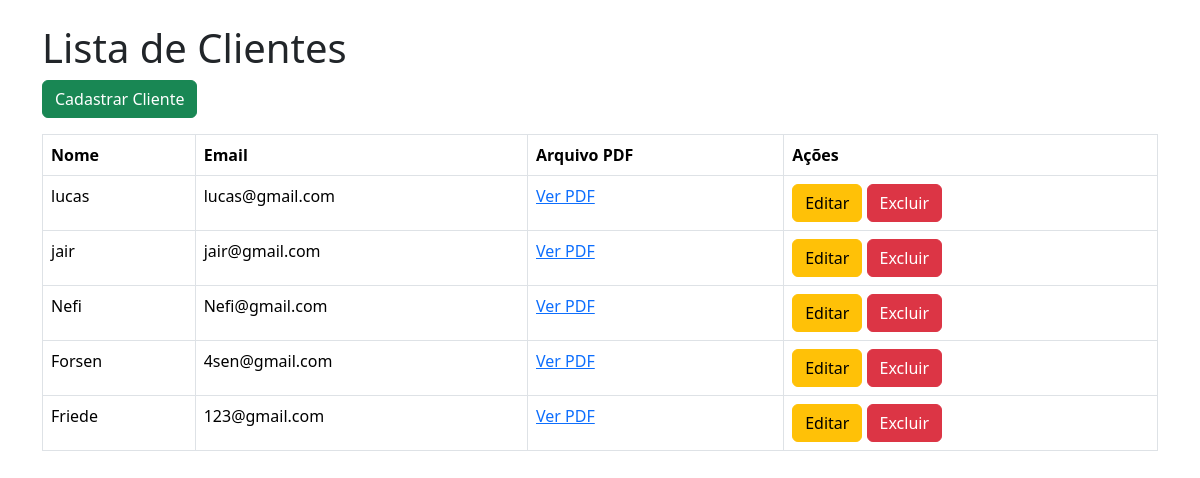
The page / on the database its author committed.
### tables this page shows
CREATE TABLE `clientes` (
  `id` int(11) NOT NULL,
  `nome` varchar(255) NOT NULL,
  `email` varchar(255) NOT NULL,
  `arquivo_pdf` varchar(255) NOT NULL
);

### index.php (the view, shortened to what this page needs)
<?php
include 'conexao.php';
$clientes = $conn->query("SELECT * FROM clientes")->fetchAll(PDO::FETCH_ASSOC);
?>
<!DOCTYPE html>
<html lang="pt-br">
<head>
    <link href="https://cdn.jsdelivr.net/npm/bootstrap@5.3.3/dist/css/bootstrap.min.css" rel="stylesheet">
</head>
<body>
    <div class="container">
        <h1 class="mt-4">Lista de Clientes</h1>
        <a href="cadastrar.php" class="btn btn-success mb-3">Cadastrar Cliente</a>
        <table class="table table-bordered">
            <thead>
                <tr>
                    <th>Nome</th>
                    <th>Email</th>
                    <th>Arquivo PDF</th>
                    <th>Ações</th>
                </tr>
            </thead>
            <tbody>
                <?php foreach ($clientes as $cliente): ?>
                    <tr>
                        <td><?= htmlspecialchars($cliente['nome']) ?></td>
                        <td><?= htmlspecialchars($cliente['email']) ?></td>
                        <td><a href="uploads/<?= htmlspecialchars($cliente['arquivo_pdf']) ?>" target="_blank">Ver PDF</a></td>
                        <td>
                            <a href="editar.php?id=<?= $cliente['id'] ?>" class="btn btn-warning">Editar</a>
                            <a href="excluir.php?id=<?= $cliente['id'] ?>" class="btn btn-danger" onclick="return confirm('A exclusão é permanente! Tem certeza disso?')">Excluir</a>
                        </td>
                    </tr>
                    <?php endforeach; ?>
            </tbody>
        </table>
    </div>
</body>
</html>

### rows shown on the page
clientes: nome "lucas", email "lucas@gmail.com"
clientes: nome "jair", email "jair@gmail.com"
clientes: nome "Nefi", email "Nefi@gmail.com"
clientes: nome "Forsen", email "4sen@gmail.com"
clientes: nome "Friede", email "123@gmail.com"
